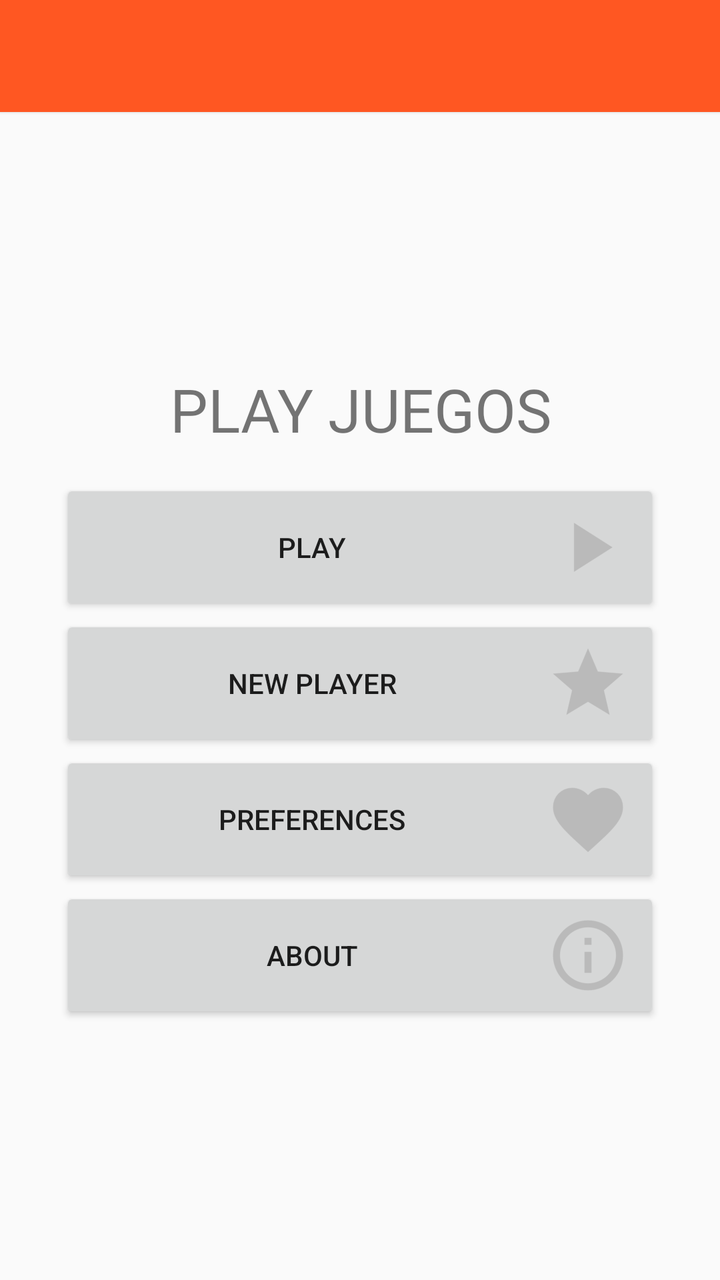
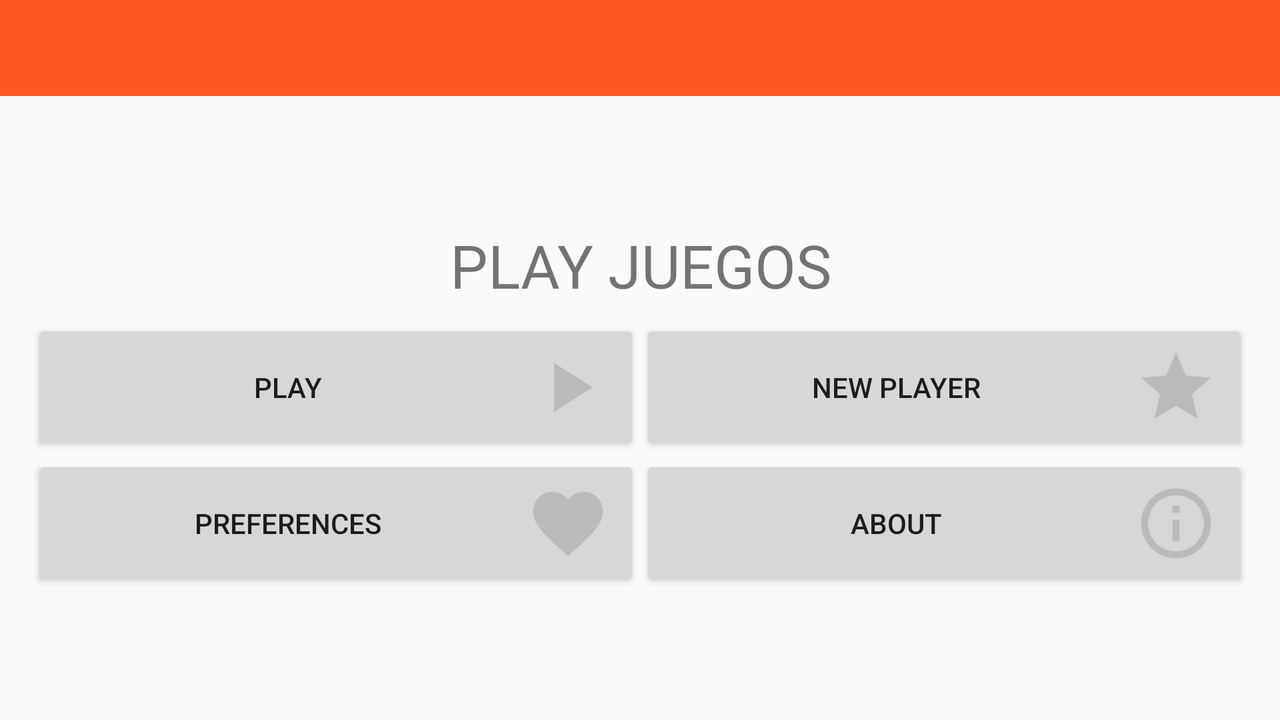

The same Android screen from two of the app's own layout files: first res/layout/ as a phone draws it, then the repository's variant for another configuration, drawn on a device whose configuration selects that folder. Both files follow.
<!-- AndroidManifest.xml: application theme AppTheme -->
<!-- res/layout/activity_main.xml -->
<?xml version="1.0" encoding="utf-8"?>
<LinearLayout xmlns:android="http://schemas.android.com/apk/res/android"
    xmlns:app="http://schemas.android.com/apk/res-auto"
    xmlns:tools="http://schemas.android.com/tools"
    android:layout_width="match_parent"
    android:layout_height="match_parent"
    android:orientation="vertical"
    tools:context=".MainActivity">

    <android.support.v7.widget.Toolbar
        android:id="@+id/toolbar"
        android:layout_width="match_parent"
        android:layout_height="wrap_content"
        android:background="?attr/colorPrimary"
        android:elevation="1dp"
        app:popupTheme="@style/ThemeOverlay.AppCompat.Light"
        android:theme="@style/ThemeOverlay.AppCompat.Dark.ActionBar"/>

    <LinearLayout
        android:layout_width="match_parent"
        android:layout_height="match_parent"
        android:layout_marginLeft="30dp"
        android:layout_marginRight="30dp"
        android:gravity="center"
        android:orientation="vertical">

        <TextView
            android:id="@+id/textTitle"
            android:layout_width="match_parent"
            android:layout_height="wrap_content"
            android:layout_marginBottom="15dp"
            android:gravity="center"
            android:text="@string/TextTitle"
            android:textSize="30sp"
            app:layout_constraintBottom_toBottomOf="parent"
            app:layout_constraintLeft_toLeftOf="parent"
            app:layout_constraintRight_toRightOf="parent"
            app:layout_constraintTop_toTopOf="parent" />

        <Button
            android:id="@+id/buttonPlay"
            android:layout_width="match_parent"
            android:layout_height="wrap_content"
            android:text="@string/ButtonPlay"
            android:drawableEnd="@mipmap/ic_play"/>

        <Button
            android:id="@+id/buttonNewPlayer"
            android:layout_width="match_parent"
            android:layout_height="wrap_content"
            android:text="@string/ButtonNewPLayer"
            android:drawableEnd="@mipmap/ic_newp"/>

        <Button
            android:id="@+id/buttonPreferences"
            android:layout_width="match_parent"
            android:layout_height="wrap_content"
            android:text="@string/ButtonPreferences"
            android:drawableEnd="@mipmap/ic_pref"/>

        <Button
            android:id="@+id/buttonAbout"
            android:layout_width="match_parent"
            android:layout_height="wrap_content"
            android:text="@string/ButtonAbout"
            android:drawableEnd="@mipmap/ic_about"/>

    </LinearLayout>

</LinearLayout>
<!-- resources referenced by this layout -->
<resources>
  <!-- mipmap ic_about: png bitmap (mipmap-hdpi, 842 bytes) -->
  <!-- mipmap ic_newp: png bitmap (mipmap-hdpi, 889 bytes) -->
  <!-- mipmap ic_play: png bitmap (mipmap-hdpi, 327 bytes) -->
  <!-- mipmap ic_pref: png bitmap (mipmap-hdpi, 822 bytes) -->
  <string name="ButtonAbout">About</string>
  <string name="ButtonNewPLayer">New Player</string>
  <string name="ButtonPlay">Play</string>
  <string name="ButtonPreferences">Preferences</string>
  <string name="TextTitle">PLAY JUEGOS</string>
  <style name="AppTheme" parent="Theme.AppCompat.Light.NoActionBar">
          
          <item name="colorPrimary">@color/colorPrimary</item>
          <item name="colorPrimaryDark">@color/colorPrimaryDark</item>
          <item name="colorAccent">@color/colorAccent</item>
      </style>
  <color name="colorPrimary">#FF5722</color>
  <color name="colorPrimaryDark">#E64A19</color>
  <color name="colorAccent">#7C4DFF</color>
</resources>
<!-- res/layout-land/activity_main.xml (the repository's variant of the layout above) -->
<!-- drawn on the phone turned sideways -->
<?xml version="1.0" encoding="utf-8"?>
<LinearLayout xmlns:android="http://schemas.android.com/apk/res/android"
    android:layout_width="match_parent"
    android:layout_height="match_parent"
    xmlns:app="http://schemas.android.com/apk/res-auto"
    android:gravity="center_vertical|center_horizontal|center"
    android:orientation="vertical">

    <android.support.v7.widget.Toolbar
        android:id="@+id/toolbar"
        android:layout_width="match_parent"
        android:layout_height="wrap_content"
        android:background="?attr/colorPrimary"
        android:minHeight="?attr/actionBarSize"
        app:popupTheme="@style/ThemeOverlay.AppCompat.Light"
        android:theme="@style/ThemeOverlay.AppCompat.Dark.ActionBar" />

    <LinearLayout
        android:layout_width="match_parent"
        android:layout_height="match_parent"
        android:layout_marginLeft="16dp"
        android:layout_marginRight="16dp"
        android:gravity="center"
        android:orientation="vertical">

        <TextView
            android:id="@+id/textTitle"
            android:layout_width="match_parent"
            android:layout_height="wrap_content"
            android:gravity="bottom|center"
            android:paddingBottom="7dp"
            android:text="@string/TextTitle"
            android:textSize="30sp" />

        <LinearLayout
            android:layout_width="match_parent"
            android:layout_height="wrap_content"
            android:orientation="horizontal">

            <Button
                android:id="@+id/buttonPlay"
                style="@style/Widget.AppCompat.Button.Small"
                android:layout_width="match_parent"
                android:layout_height="wrap_content"
                android:layout_weight="1"
                android:text="@string/ButtonPlay"
                android:drawableEnd="@mipmap/ic_play"/>

            <Button
                android:id="@+id/buttonNewPlayer"
                style="@style/Widget.AppCompat.Button.Small"
                android:layout_width="match_parent"
                android:layout_height="wrap_content"
                android:layout_weight="1"
                android:text="@string/ButtonNewPLayer"
                android:drawableEnd="@mipmap/ic_newp"/>

        </LinearLayout>

        <LinearLayout
            android:layout_width="match_parent"
            android:layout_height="wrap_content"
            android:orientation="horizontal">

            <Button
                android:id="@+id/buttonPreferences"
                style="@style/Widget.AppCompat.Button.Small"
                android:layout_width="match_parent"
                android:layout_height="wrap_content"
                android:layout_weight="1"
                android:text="@string/ButtonPreferences"
                android:drawableEnd="@mipmap/ic_pref"/>

            <Button
                android:id="@+id/buttonAbout"
                style="@style/Widget.AppCompat.Button.Small"
                android:layout_width="match_parent"
                android:layout_height="wrap_content"
                android:layout_weight="1"
                android:text="@string/ButtonAbout"
                android:drawableEnd="@mipmap/ic_about"/>
        </LinearLayout>
    </LinearLayout>

</LinearLayout>
